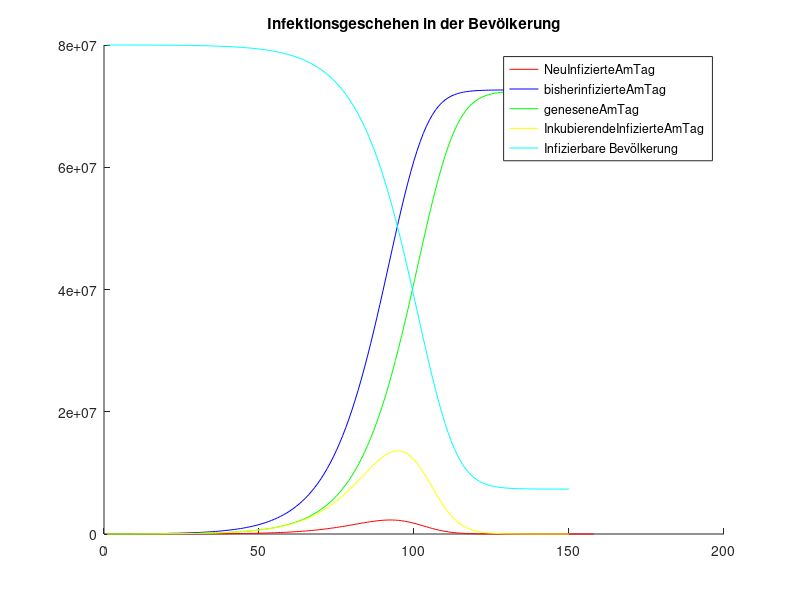
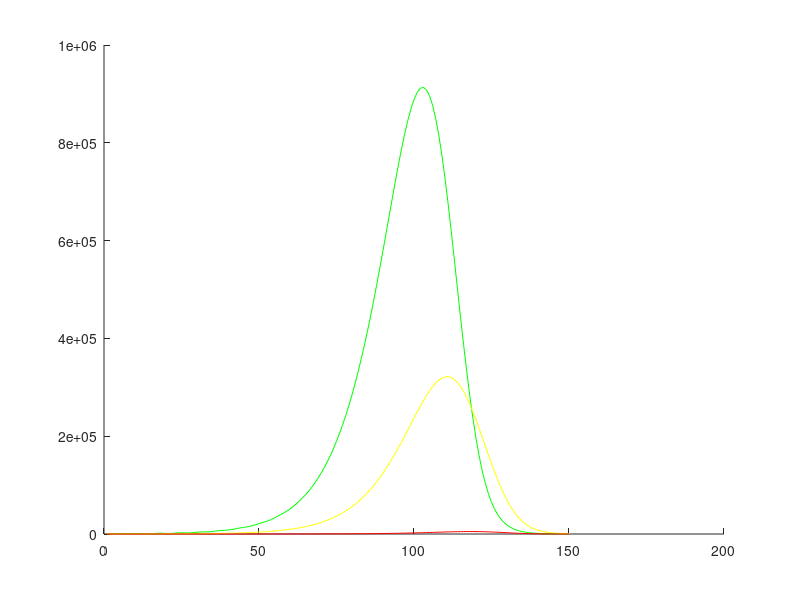

MATLAB code to generate these figures, in order: (Note: this script raises an error after producing the figures.)
close all
clear all

AnteilImmuner = 0;
Basisreproduktionszahl = 1.8; % Source: RKI gibt an, wie viele Menschen eine bereits erkrankte Person im Durchschnitt infiziert, falls die betroffene Bevölkerung weder geimpft noch anderweitig vor der Übertragung geschützt wird 
Nettoreproduktionszahl = Basisreproduktionszahl * (1-AnteilImmuner); % Source WIKI
Vorhersage = 150;

AnteilKrankerZuBehandelnder = 0.1;
AnteilBehandelterAufIntensivMitBeatmung = 0.1;
AnteilToterUnterSchwerenFaellen = 0.22;

Population = 80e6 * ones(1,Vorhersage);

Inkubationszeit = 5;
InfektioeseZeit = 4;
PneunmonieZeit = 3;
KrankenhausPhase = 14;

neuInfizierteAmTag = zeros(1,Vorhersage+8);
bisherInfizierteAmTag = zeros(1,Vorhersage);
geneseneAmTag = zeros(1,Vorhersage);
InkubierendeInfizierteAmTag = zeros(1, Vorhersage);
InfektioeseInfizierteAmTag = zeros(1,Vorhersage);
ZubehandelndeInfizierteAmTag = zeros(1,Vorhersage);
IntensivPatientenAmTag = zeros(1,Vorhersage);
ToteAmTag= zeros(1,Vorhersage);
bisherToteAmTag= zeros(1,Vorhersage);
neuGeneseneAmTag = zeros(1,Vorhersage);

neuInfizierteAmTag(1) = 10000;

for t = 1:Vorhersage
    
    % Gleichverteilte Infektion neuer Personen über den Infektionszeitraum
    for x = (t+Inkubationszeit):(t+Inkubationszeit+InfektioeseZeit-1)
       
        neuInfizierteAmTag(x) = neuInfizierteAmTag(x) + neuInfizierteAmTag(t)*Nettoreproduktionszahl / InfektioeseZeit;
       
    end
    
    
    %Infizierte in Inkubationszeit
    InkubierendeInfizierteAmTag(t) = sum(neuInfizierteAmTag(max(1,t-(Inkubationszeit)):t));
                         
    %Infektiöse und symptomezeigende Infizierte
    InfektioeseInfizierteAmTag(t) = sum(neuInfizierteAmTag(max(1,t-(InfektioeseZeit+Inkubationszeit)):t-Inkubationszeit));
    
    %ZubehandelndeInfizierte
    ZubehandelndeInfizierteAmTag(t) = AnteilKrankerZuBehandelnder * sum(neuInfizierteAmTag(max(1,t-(Inkubationszeit+InfektioeseZeit+PneunmonieZeit)):max(1,t-(Inkubationszeit+InfektioeseZeit))));
  
    %IntensivPatienten
    IntensivPatientenAmTag(t) = AnteilKrankerZuBehandelnder * AnteilBehandelterAufIntensivMitBeatmung*  sum(neuInfizierteAmTag(max(1,t-(Inkubationszeit+InfektioeseZeit+PneunmonieZeit+KrankenhausPhase)):max(1,t-(Inkubationszeit+InfektioeseZeit+PneunmonieZeit))));
    
    %Tote
    if t>Inkubationszeit+InfektioeseZeit+PneunmonieZeit+KrankenhausPhase
        ToteAmTag(t) = AnteilKrankerZuBehandelnder * AnteilBehandelterAufIntensivMitBeatmung * AnteilToterUnterSchwerenFaellen * neuInfizierteAmTag(t-(Inkubationszeit+InfektioeseZeit+PneunmonieZeit+KrankenhausPhase));
    end
    bisherToteAmTag(t) = bisherToteAmTag(max(1,t-1)) + ToteAmTag(t);
    Population(t) = Population(max(1,t-1))-ToteAmTag(t);
    
    %bisherInfizierte kumulativ
    bisherInfizierteAmTag(t) = bisherInfizierteAmTag(max(1,t-1)) + neuInfizierteAmTag(t);
    
    
    %Begrenzung: Es kann nur die ganze Population angesteckt werden
    if (bisherInfizierteAmTag(t) + neuInfizierteAmTag(t+1) > Population(t))
        neuInfizierteAmTag(t+1) = Population(t) - bisherInfizierteAmTag(t);
    end
    
    
    
    if(t>Inkubationszeit+InfektioeseZeit)
       % geneseneAmTag(t) = sum(neuInfizierteAmTag(1:t-(Inkubationszeit+InfektioeseZeit)));
    end
    
    if(t>Inkubationszeit+InfektioeseZeit)
        
        neuGeneseneAmTag(t) = (1-AnteilKrankerZuBehandelnder) * neuInfizierteAmTag(t-(Inkubationszeit+InfektioeseZeit));
        
        if(t>Inkubationszeit+InfektioeseZeit+ PneunmonieZeit)
            
            neuGeneseneAmTag(t) = neuGeneseneAmTag(t)+ AnteilKrankerZuBehandelnder *  (1- AnteilBehandelterAufIntensivMitBeatmung) * neuInfizierteAmTag(t-(Inkubationszeit+InfektioeseZeit + PneunmonieZeit));
    
    
            if (t>Inkubationszeit+InfektioeseZeit+ PneunmonieZeit+KrankenhausPhase)
                    
                 neuGeneseneAmTag(t) = neuGeneseneAmTag(t)+ AnteilKrankerZuBehandelnder *  AnteilBehandelterAufIntensivMitBeatmung * neuInfizierteAmTag(t-(Inkubationszeit+InfektioeseZeit + PneunmonieZeit + KrankenhausPhase)) - ToteAmTag(t);
    
            end    
        end
    end
    
    geneseneAmTag(t) = geneseneAmTag(max(1,t-1))+ neuGeneseneAmTag(t);
                   
    
    
    AnteilImmuner = bisherInfizierteAmTag(t)/Population(t);
    
    Nettoreproduktionszahl = Basisreproduktionszahl * (1-AnteilImmuner);
    
    
end

figure(1)
hold on
plot(neuInfizierteAmTag,'r');
plot(bisherInfizierteAmTag,'b');
plot(geneseneAmTag, 'g');
plot(InkubierendeInfizierteAmTag,'y');
plot(Population-geneseneAmTag,'c');
legend('NeuInfizierteAmTag', 'bisherinfizierteAmTag','geneseneAmTag','InkubierendeInfizierteAmTag','Infizierbare Bevölkerung');
title('Infektionsgeschehen in der Bevölkerung');
figure(2)
hold on
plot(ZubehandelndeInfizierteAmTag,'g')
plot(IntensivPatientenAmTag,'y')
plot(ToteAmTag,'r')
plot(bisherToteAmTag,'bl')
legend('ZubehandelndeInfizierteAmTag','IntensivPatientenAmTag','ToteAmTag','bisherToteAmTag')
title('Auslastung Gesundheitssystem');